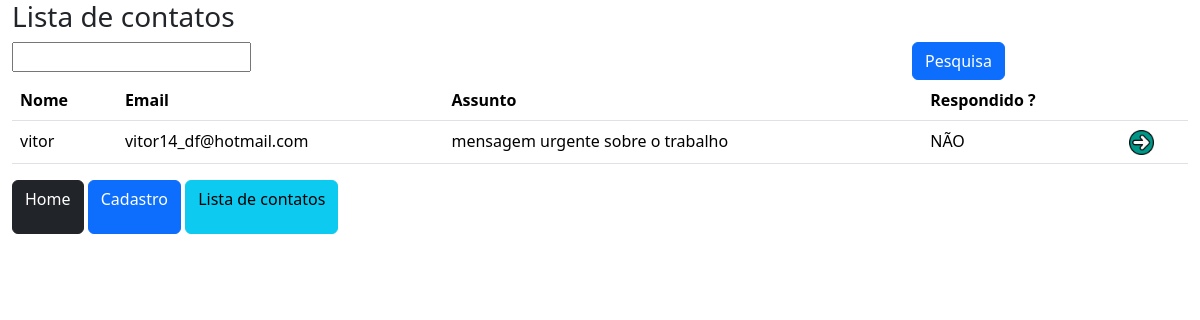
Before: /contato/lista/ with the older database file.
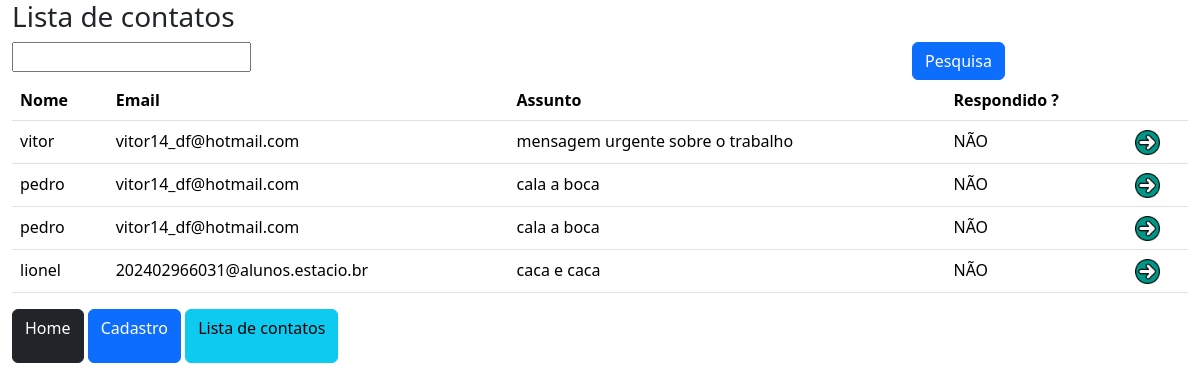
After: the same page with the newer database file.
### estudo/models.py (models this page shows)
class Contato(db.Model):
    id = db.Column(db.Integer,primary_key=True)
    data_envio = db.Column(db.DateTime, default=datetime.utcnow())
    nome = db.Column(db.String, nullable=True)
    email = db.Column(db.String, nullable=True)
    assunto = db.Column(db.String, nullable=True)
    mensagem = db.Column(db.String, nullable=True)
    responde = db.Column(db.Integer,default=0)

### estudo/view.py (the view)
@app.route('/contato/lista/')
def contatoLista():
    if request.method == 'GET':
         pesquisa = request.args.get('pesquisa','')
    dados = Contato.query
    if pesquisa != '':
        dados = dados.filter_by(nome=pesquisa)
    context = {'dados': dados.all()}
    return render_template('contato_lista.html', context = context)

### estudo/templates/contato_lista.html
{% extends 'base.html'%}
{%block content%}
    <h3>Lista de contatos</h3>
    <form action="" method="get" class="row">
        <div class="col-9">
            <input type="text" name="pesquisa" id="form-control">
        </div>
        <div class="col-3">
            <button type="submit" class="btn btn-primary">Pesquisa</button>
        </div>
    </form>
    <div class="col-12">
        <table class="table">
            <thead>
                <tr>
                    <th>Nome</th>
                    <th>Email</th>
                    <th>Assunto</th>
                    <th>Respondido ?</th>
                    <th></th>
                </tr>
            </thead>
            <tbody>
                {% for linha in context['dados'] %}
                <tr>
                    <td>{{linha.nome}}</td>
                    <td>{{linha.email}}</td>
                    <td>{{linha.assunto}}</td>
                    <td>
                        {% if linha.responde == 0 %}
                            NÃO
                        {%else%}
                            SIM
                        {% endif %}</td>
                        <td><a href="{{ url_for('contatoDatail',id=linha.id)}}">
                            <img src="{{url_for('static',filename= 'img/btn.png')}}" alt="" style="width: 25px">
                        </a></td>
                </tr>
                {% endfor %}
            </tbody>
        </table>
    </div>
   {%include 'nav.html'%}
{%endblock%}

### estudo/templates/base.html (shortened to what this page needs)
<!DOCTYPE html>
<html lang="pt-br">
<head>
    <link href="https://cdn.jsdelivr.net/npm/bootstrap@5.3.3/dist/css/bootstrap.min.css" rel="stylesheet">
</head>
<body>
    <section class="container-fluid">
    {% block content %} {%endblock%}
</section>
</body>
</html>

### estudo/templates/nav.html
<a href="/" class="btn btn-dark">
    <P>Home</P>
</a>
<a href="{{url_for('contato')}}" class="btn btn-primary">
    <P>Cadastro</P>
</a>
<a href="{{url_for('contatoLista')}}" class="btn btn-info">
    <P>Lista de contatos</P>
</a>

Changed rows visible on the page:
added Contato: nome "pedro", email "vitor14_df@hotmail.com", assunto "cala a boca", responde "NÃO"
added Contato: nome "pedro", email "vitor14_df@hotmail.com", assunto "cala a boca", responde "NÃO"
added Contato: nome "lionel", email "202402966031@alunos.estacio.br", assunto "caca e caca", responde "NÃO"
